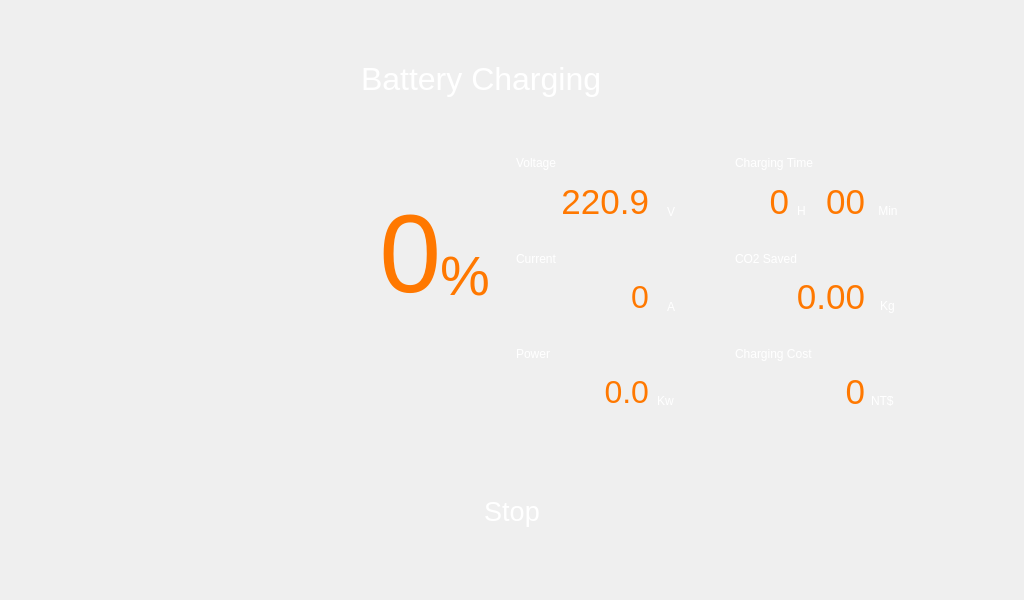
<?xml version="1.0" encoding="UTF-8"?>
<ui version="4.0">
 <class>Form</class>
 <widget class="QWidget" name="Form">
  <property name="geometry">
   <rect>
    <x>0</x>
    <y>0</y>
    <width>1024</width>
    <height>600</height>
   </rect>
  </property>
  <property name="windowTitle">
   <string>Form</string>
  </property>
  <widget class="QLabel" name="label">
   <property name="geometry">
    <rect>
     <x>0</x>
     <y>0</y>
     <width>1024</width>
     <height>600</height>
    </rect>
   </property>
   <property name="text">
    <string/>
   </property>
   <property name="pixmap">
    <pixmap>image/bg_step7.png</pixmap>
   </property>
  </widget>
  <widget class="QLabel" name="label_2">
   <property name="geometry">
    <rect>
     <x>361</x>
     <y>56</y>
     <width>301</width>
     <height>46</height>
    </rect>
   </property>
   <property name="font">
    <font>
     <family>Arial</family>
     <pointsize>24</pointsize>
    </font>
   </property>
   <property name="styleSheet">
    <string notr="true">QLabel {
        color: white;                /* 文字顏色 */
        font-size: 24pt;             /* 字體大小 */
        font-family: &quot;Arial&quot;;
    }
  </string>
   </property>
   <property name="text">
    <string>Battery Charging</string>
   </property>
  </widget>
  <widget class="QLabel" name="battery">
   <property name="geometry">
    <rect>
     <x>120</x>
     <y>150</y>
     <width>108</width>
     <height>203</height>
    </rect>
   </property>
   <property name="text">
    <string/>
   </property>
   <property name="pixmap">
    <pixmap>image/battery-0.png</pixmap>
   </property>
  </widget>
  <widget class="QLabel" name="battery_num">
   <property name="geometry">
    <rect>
     <x>230</x>
     <y>180</y>
     <width>211</width>
     <height>147</height>
    </rect>
   </property>
   <property name="font">
    <font>
     <family>Arial</family>
     <pointsize>83</pointsize>
    </font>
   </property>
   <property name="styleSheet">
    <string notr="true">QLabel {
        color: rgb(255, 120, 0);                /* 文字顏色 */
        font-size: 83pt;             /* 字體大小 */
        font-family: &quot;Arial&quot;;
    }
  </string>
   </property>
   <property name="text">
    <string>0</string>
   </property>
   <property name="alignment">
    <set>Qt::AlignRight|Qt::AlignTrailing|Qt::AlignVCenter</set>
   </property>
  </widget>
  <widget class="QLabel" name="label_3">
   <property name="geometry">
    <rect>
     <x>516</x>
     <y>154</y>
     <width>54</width>
     <height>18</height>
    </rect>
   </property>
   <property name="font">
    <font>
     <family>Arial</family>
     <pointsize>9</pointsize>
    </font>
   </property>
   <property name="styleSheet">
    <string notr="true">QLabel {
        color: white;                /* 文字顏色 */
        font-size: 9pt;             /* 字體大小 */
        font-family: &quot;Arial&quot;;
    }
  </string>
   </property>
   <property name="text">
    <string>Voltage</string>
   </property>
  </widget>
  <widget class="QLabel" name="label_4">
   <property name="geometry">
    <rect>
     <x>667</x>
     <y>202</y>
     <width>20</width>
     <height>20</height>
    </rect>
   </property>
   <property name="font">
    <font>
     <family>Arial</family>
     <pointsize>9</pointsize>
    </font>
   </property>
   <property name="styleSheet">
    <string notr="true">QLabel {
        color: white;                /* 文字顏色 */
        font-size: 9pt;             /* 字體大小 */
        font-family: &quot;Arial&quot;;
    }
  </string>
   </property>
   <property name="text">
    <string>V</string>
   </property>
  </widget>
  <widget class="QLabel" name="label_5">
   <property name="geometry">
    <rect>
     <x>735</x>
     <y>154</y>
     <width>105</width>
     <height>18</height>
    </rect>
   </property>
   <property name="font">
    <font>
     <family>Arial</family>
     <pointsize>9</pointsize>
    </font>
   </property>
   <property name="styleSheet">
    <string notr="true">QLabel {
        color: white;                /* 文字顏色 */
        font-size: 9pt;             /* 字體大小 */
        font-family: &quot;Arial&quot;;
    }
  </string>
   </property>
   <property name="text">
    <string>Charging Time</string>
   </property>
  </widget>
  <widget class="QLabel" name="label_6">
   <property name="geometry">
    <rect>
     <x>797</x>
     <y>202</y>
     <width>12</width>
     <height>18</height>
    </rect>
   </property>
   <property name="font">
    <font>
     <family>Arial</family>
     <pointsize>9</pointsize>
    </font>
   </property>
   <property name="styleSheet">
    <string notr="true">QLabel {
        color: white;                /* 文字顏色 */
        font-size: 9pt;             /* 字體大小 */
        font-family: &quot;Arial&quot;;
    }
  </string>
   </property>
   <property name="text">
    <string>H</string>
   </property>
  </widget>
  <widget class="QLabel" name="label_7">
   <property name="geometry">
    <rect>
     <x>875</x>
     <y>202</y>
     <width>31</width>
     <height>18</height>
    </rect>
   </property>
   <property name="font">
    <font>
     <family>Arial</family>
     <pointsize>9</pointsize>
    </font>
   </property>
   <property name="styleSheet">
    <string notr="true">QLabel {
        color: white;                /* 文字顏色 */
        font-size: 9pt;             /* 字體大小 */
        font-family: &quot;Arial&quot;;
    }
  </string>
   </property>
   <property name="text">
    <string> Min</string>
   </property>
  </widget>
  <widget class="QLabel" name="label_8">
   <property name="geometry">
    <rect>
     <x>516</x>
     <y>250</y>
     <width>54</width>
     <height>18</height>
    </rect>
   </property>
   <property name="font">
    <font>
     <family>Arial</family>
     <pointsize>9</pointsize>
    </font>
   </property>
   <property name="styleSheet">
    <string notr="true">QLabel {
        color: white;                /* 文字顏色 */
        font-size: 9pt;             /* 字體大小 */
        font-family: &quot;Arial&quot;;
    }
  </string>
   </property>
   <property name="text">
    <string>Current</string>
   </property>
  </widget>
  <widget class="QLabel" name="label_9">
   <property name="geometry">
    <rect>
     <x>667</x>
     <y>297</y>
     <width>11</width>
     <height>20</height>
    </rect>
   </property>
   <property name="font">
    <font>
     <family>Arial</family>
     <pointsize>9</pointsize>
    </font>
   </property>
   <property name="styleSheet">
    <string notr="true">QLabel {
        color: white;                /* 文字顏色 */
        font-size: 9pt;             /* 字體大小 */
        font-family: &quot;Arial&quot;;
    }
  </string>
   </property>
   <property name="text">
    <string>A</string>
   </property>
  </widget>
  <widget class="QLabel" name="label_10">
   <property name="geometry">
    <rect>
     <x>735</x>
     <y>250</y>
     <width>83</width>
     <height>18</height>
    </rect>
   </property>
   <property name="font">
    <font>
     <family>Arial</family>
     <pointsize>9</pointsize>
    </font>
   </property>
   <property name="styleSheet">
    <string notr="true">QLabel {
        color: white;                /* 文字顏色 */
        font-size: 9pt;             /* 字體大小 */
        font-family: &quot;Arial&quot;;
    }
  </string>
   </property>
   <property name="text">
    <string>CO2 Saved</string>
   </property>
  </widget>
  <widget class="QLabel" name="label_11">
   <property name="geometry">
    <rect>
     <x>880</x>
     <y>297</y>
     <width>20</width>
     <height>18</height>
    </rect>
   </property>
   <property name="font">
    <font>
     <family>Arial</family>
     <pointsize>9</pointsize>
    </font>
   </property>
   <property name="styleSheet">
    <string notr="true">QLabel {
        color: white;                /* 文字顏色 */
        font-size: 9pt;             /* 字體大小 */
        font-family: &quot;Arial&quot;;
    }
  </string>
   </property>
   <property name="text">
    <string>Kg</string>
   </property>
  </widget>
  <widget class="QLabel" name="label_12">
   <property name="geometry">
    <rect>
     <x>516</x>
     <y>345</y>
     <width>48</width>
     <height>18</height>
    </rect>
   </property>
   <property name="font">
    <font>
     <family>Arial</family>
     <pointsize>9</pointsize>
    </font>
   </property>
   <property name="styleSheet">
    <string notr="true">QLabel {
        color: white;                /* 文字顏色 */
        font-size: 9pt;             /* 字體大小 */
        font-family: &quot;Arial&quot;;
    }
  </string>
   </property>
   <property name="text">
    <string>Power</string>
   </property>
  </widget>
  <widget class="QLabel" name="label_13">
   <property name="geometry">
    <rect>
     <x>657</x>
     <y>392</y>
     <width>23</width>
     <height>18</height>
    </rect>
   </property>
   <property name="font">
    <font>
     <family>Arial</family>
     <pointsize>9</pointsize>
    </font>
   </property>
   <property name="styleSheet">
    <string notr="true">QLabel {
        color: white;                /* 文字顏色 */
        font-size: 9pt;             /* 字體大小 */
        font-family: &quot;Arial&quot;;
    }
  </string>
   </property>
   <property name="text">
    <string>Kw</string>
   </property>
  </widget>
  <widget class="QLabel" name="label_14">
   <property name="geometry">
    <rect>
     <x>735</x>
     <y>345</y>
     <width>103</width>
     <height>18</height>
    </rect>
   </property>
   <property name="font">
    <font>
     <family>Arial</family>
     <pointsize>9</pointsize>
    </font>
   </property>
   <property name="styleSheet">
    <string notr="true">QLabel {
        color: white;                /* 文字顏色 */
        font-size: 9pt;             /* 字體大小 */
        font-family: &quot;Arial&quot;;
    }
  </string>
   </property>
   <property name="text">
    <string>Charging Cost</string>
   </property>
  </widget>
  <widget class="QLabel" name="label_15">
   <property name="geometry">
    <rect>
     <x>871</x>
     <y>392</y>
     <width>31</width>
     <height>18</height>
    </rect>
   </property>
   <property name="font">
    <font>
     <family>Arial</family>
     <pointsize>9</pointsize>
    </font>
   </property>
   <property name="styleSheet">
    <string notr="true">QLabel {
        color: white;                /* 文字顏色 */
        font-size: 9pt;             /* 字體大小 */
        font-family: &quot;Arial&quot;;
    }
  </string>
   </property>
   <property name="text">
    <string>NT$</string>
   </property>
  </widget>
  <widget class="QLabel" name="voltage">
   <property name="geometry">
    <rect>
     <x>546</x>
     <y>178</y>
     <width>103</width>
     <height>47</height>
    </rect>
   </property>
   <property name="font">
    <font>
     <family>Arial</family>
     <pointsize>26</pointsize>
    </font>
   </property>
   <property name="styleSheet">
    <string notr="true">QLabel {
        color: #FF7800;                /* 文字顏色 */
        font-size: 26pt;             /* 字體大小 */
        font-family: &quot;Arial&quot;;
    }
  </string>
   </property>
   <property name="text">
    <string>220.9</string>
   </property>
   <property name="alignment">
    <set>Qt::AlignRight|Qt::AlignTrailing|Qt::AlignVCenter</set>
   </property>
  </widget>
  <widget class="QLabel" name="hour">
   <property name="geometry">
    <rect>
     <x>766</x>
     <y>178</y>
     <width>23</width>
     <height>47</height>
    </rect>
   </property>
   <property name="font">
    <font>
     <family>Arial</family>
     <pointsize>26</pointsize>
    </font>
   </property>
   <property name="styleSheet">
    <string notr="true">QLabel {
        color: #FF7800;                /* 文字顏色 */
        font-size: 26pt;             /* 字體大小 */
        font-family: &quot;Arial&quot;;
    }
  </string>
   </property>
   <property name="text">
    <string>0</string>
   </property>
   <property name="alignment">
    <set>Qt::AlignRight|Qt::AlignTrailing|Qt::AlignVCenter</set>
   </property>
  </widget>
  <widget class="QLabel" name="min">
   <property name="geometry">
    <rect>
     <x>819</x>
     <y>178</y>
     <width>46</width>
     <height>47</height>
    </rect>
   </property>
   <property name="font">
    <font>
     <family>Arial</family>
     <pointsize>26</pointsize>
    </font>
   </property>
   <property name="styleSheet">
    <string notr="true">QLabel {
        color: #FF7800;                /* 文字顏色 */
        font-size: 26pt;             /* 字體大小 */
        font-family: &quot;Arial&quot;;
    }
  </string>
   </property>
   <property name="text">
    <string>00</string>
   </property>
   <property name="alignment">
    <set>Qt::AlignRight|Qt::AlignTrailing|Qt::AlignVCenter</set>
   </property>
  </widget>
  <widget class="QLabel" name="kg">
   <property name="geometry">
    <rect>
     <x>754</x>
     <y>273</y>
     <width>111</width>
     <height>47</height>
    </rect>
   </property>
   <property name="font">
    <font>
     <family>Arial</family>
     <pointsize>26</pointsize>
    </font>
   </property>
   <property name="styleSheet">
    <string notr="true">QLabel {
        color: #FF7800;                /* 文字顏色 */
        font-size: 26pt;             /* 字體大小 */
        font-family: &quot;Arial&quot;;
    }
  </string>
   </property>
   <property name="text">
    <string>0.00</string>
   </property>
   <property name="alignment">
    <set>Qt::AlignRight|Qt::AlignTrailing|Qt::AlignVCenter</set>
   </property>
  </widget>
  <widget class="QLabel" name="power">
   <property name="geometry">
    <rect>
     <x>528</x>
     <y>368</y>
     <width>121</width>
     <height>47</height>
    </rect>
   </property>
   <property name="font">
    <font>
     <family>Arial</family>
     <pointsize>24</pointsize>
    </font>
   </property>
   <property name="styleSheet">
    <string notr="true">QLabel {
        color: #FF7800;                /* 文字顏色 */
        font-size: 24pt;             /* 字體大小 */
        font-family: &quot;Arial&quot;;
    }
  </string>
   </property>
   <property name="text">
    <string>0.0</string>
   </property>
   <property name="alignment">
    <set>Qt::AlignRight|Qt::AlignTrailing|Qt::AlignVCenter</set>
   </property>
  </widget>
  <widget class="QLabel" name="amp">
   <property name="geometry">
    <rect>
     <x>538</x>
     <y>273</y>
     <width>111</width>
     <height>47</height>
    </rect>
   </property>
   <property name="font">
    <font>
     <family>Arial</family>
     <pointsize>24</pointsize>
    </font>
   </property>
   <property name="styleSheet">
    <string notr="true">QLabel {
        color: #FF7800;                /* 文字顏色 */
        font-size: 24pt;             /* 字體大小 */
        font-family: &quot;Arial&quot;;
    }
  </string>
   </property>
   <property name="text">
    <string>0</string>
   </property>
   <property name="alignment">
    <set>Qt::AlignRight|Qt::AlignTrailing|Qt::AlignVCenter</set>
   </property>
  </widget>
  <widget class="QLabel" name="nt">
   <property name="geometry">
    <rect>
     <x>744</x>
     <y>368</y>
     <width>121</width>
     <height>47</height>
    </rect>
   </property>
   <property name="font">
    <font>
     <family>Arial</family>
     <pointsize>24</pointsize>
    </font>
   </property>
   <property name="styleSheet">
    <string notr="true">QLabel {
        color: #FF7800;                /* 文字顏色 */
        font-size: 26pt;             /* 字體大小 */
        font-family: &quot;Arial&quot;;
    }
  </string>
   </property>
   <property name="text">
    <string>0</string>
   </property>
   <property name="alignment">
    <set>Qt::AlignRight|Qt::AlignTrailing|Qt::AlignVCenter</set>
   </property>
  </widget>
  <widget class="QPushButton" name="pushButton_stop">
   <property name="geometry">
    <rect>
     <x>387</x>
     <y>467</y>
     <width>250</width>
     <height>88</height>
    </rect>
   </property>
   <property name="font">
    <font>
     <pointsize>20</pointsize>
    </font>
   </property>
   <property name="styleSheet">
    <string notr="true">QPushButton {
        border-image: url(&quot;image/btn_250x88_def.png&quot;) 0 0 0 0 stretch stretch;
        color: #FFFFFF;                /* 文字顏色 */
        font-size: 20pt;             /* 字體大小 */
    }
    QPushButton:pressed {
        border-image: url(&quot;image/btn_250x88_act.png&quot;) 0 0 0 0 stretch stretch;
color: #FFFF00;                /* 文字顏色 */
        font-size: 20pt;             /* 字體大小 */
    }</string>
   </property>
   <property name="text">
    <string>Stop</string>
   </property>
   <property name="iconSize">
    <size>
     <width>250</width>
     <height>88</height>
    </size>
   </property>
   <property name="flat">
    <bool>true</bool>
   </property>
  </widget>
  <widget class="QLabel" name="label_16">
   <property name="geometry">
    <rect>
     <x>504</x>
     <y>148</y>
     <width>185</width>
     <height>83</height>
    </rect>
   </property>
   <property name="sizePolicy">
    <sizepolicy hsizetype="Preferred" vsizetype="Preferred">
     <horstretch>0</horstretch>
     <verstretch>0</verstretch>
    </sizepolicy>
   </property>
   <property name="text">
    <string/>
   </property>
   <property name="pixmap">
    <pixmap>image/bg_battery_inf.png</pixmap>
   </property>
   <property name="scaledContents">
    <bool>true</bool>
   </property>
  </widget>
  <widget class="QLabel" name="label_17">
   <property name="geometry">
    <rect>
     <x>440</x>
     <y>240</y>
     <width>61</width>
     <height>71</height>
    </rect>
   </property>
   <property name="font">
    <font>
     <family>Arial</family>
     <pointsize>42</pointsize>
    </font>
   </property>
   <property name="styleSheet">
    <string notr="true">QLabel {
        color: #FF7800;                /* 文字顏色 */
        font-size: 42pt;             /* 字體大小 */
        font-family: &quot;Arial&quot;;
    }
  </string>
   </property>
   <property name="text">
    <string>%</string>
   </property>
  </widget>
  <widget class="QLabel" name="label_18">
   <property name="geometry">
    <rect>
     <x>504</x>
     <y>338</y>
     <width>185</width>
     <height>83</height>
    </rect>
   </property>
   <property name="sizePolicy">
    <sizepolicy hsizetype="Preferred" vsizetype="Preferred">
     <horstretch>0</horstretch>
     <verstretch>0</verstretch>
    </sizepolicy>
   </property>
   <property name="text">
    <string/>
   </property>
   <property name="pixmap">
    <pixmap>image/bg_battery_inf.png</pixmap>
   </property>
   <property name="scaledContents">
    <bool>true</bool>
   </property>
  </widget>
  <widget class="QLabel" name="label_19">
   <property name="geometry">
    <rect>
     <x>724</x>
     <y>338</y>
     <width>185</width>
     <height>83</height>
    </rect>
   </property>
   <property name="sizePolicy">
    <sizepolicy hsizetype="Preferred" vsizetype="Preferred">
     <horstretch>0</horstretch>
     <verstretch>0</verstretch>
    </sizepolicy>
   </property>
   <property name="text">
    <string/>
   </property>
   <property name="pixmap">
    <pixmap>image/bg_battery_inf.png</pixmap>
   </property>
   <property name="scaledContents">
    <bool>true</bool>
   </property>
  </widget>
  <widget class="QLabel" name="label_20">
   <property name="geometry">
    <rect>
     <x>504</x>
     <y>243</y>
     <width>185</width>
     <height>83</height>
    </rect>
   </property>
   <property name="sizePolicy">
    <sizepolicy hsizetype="Preferred" vsizetype="Preferred">
     <horstretch>0</horstretch>
     <verstretch>0</verstretch>
    </sizepolicy>
   </property>
   <property name="text">
    <string/>
   </property>
   <property name="pixmap">
    <pixmap>image/bg_battery_inf.png</pixmap>
   </property>
   <property name="scaledContents">
    <bool>true</bool>
   </property>
  </widget>
  <widget class="QLabel" name="label_21">
   <property name="geometry">
    <rect>
     <x>724</x>
     <y>148</y>
     <width>185</width>
     <height>83</height>
    </rect>
   </property>
   <property name="sizePolicy">
    <sizepolicy hsizetype="Preferred" vsizetype="Preferred">
     <horstretch>0</horstretch>
     <verstretch>0</verstretch>
    </sizepolicy>
   </property>
   <property name="text">
    <string/>
   </property>
   <property name="pixmap">
    <pixmap>image/bg_battery_inf.png</pixmap>
   </property>
   <property name="scaledContents">
    <bool>true</bool>
   </property>
  </widget>
  <widget class="QLabel" name="label_22">
   <property name="geometry">
    <rect>
     <x>724</x>
     <y>243</y>
     <width>185</width>
     <height>83</height>
    </rect>
   </property>
   <property name="sizePolicy">
    <sizepolicy hsizetype="Preferred" vsizetype="Preferred">
     <horstretch>0</horstretch>
     <verstretch>0</verstretch>
    </sizepolicy>
   </property>
   <property name="text">
    <string/>
   </property>
   <property name="pixmap">
    <pixmap>image/bg_battery_inf.png</pixmap>
   </property>
   <property name="scaledContents">
    <bool>true</bool>
   </property>
  </widget>
  <zorder>label</zorder>
  <zorder>label_2</zorder>
  <zorder>battery</zorder>
  <zorder>battery_num</zorder>
  <zorder>pushButton_stop</zorder>
  <zorder>label_16</zorder>
  <zorder>label_3</zorder>
  <zorder>voltage</zorder>
  <zorder>label_4</zorder>
  <zorder>label_17</zorder>
  <zorder>label_18</zorder>
  <zorder>label_19</zorder>
  <zorder>label_20</zorder>
  <zorder>label_21</zorder>
  <zorder>label_22</zorder>
  <zorder>label_8</zorder>
  <zorder>amp</zorder>
  <zorder>label_9</zorder>
  <zorder>label_12</zorder>
  <zorder>power</zorder>
  <zorder>label_13</zorder>
  <zorder>label_5</zorder>
  <zorder>hour</zorder>
  <zorder>label_6</zorder>
  <zorder>min</zorder>
  <zorder>label_7</zorder>
  <zorder>label_10</zorder>
  <zorder>kg</zorder>
  <zorder>label_11</zorder>
  <zorder>label_14</zorder>
  <zorder>nt</zorder>
  <zorder>label_15</zorder>
 </widget>
 <resources/>
 <connections/>
</ui>
